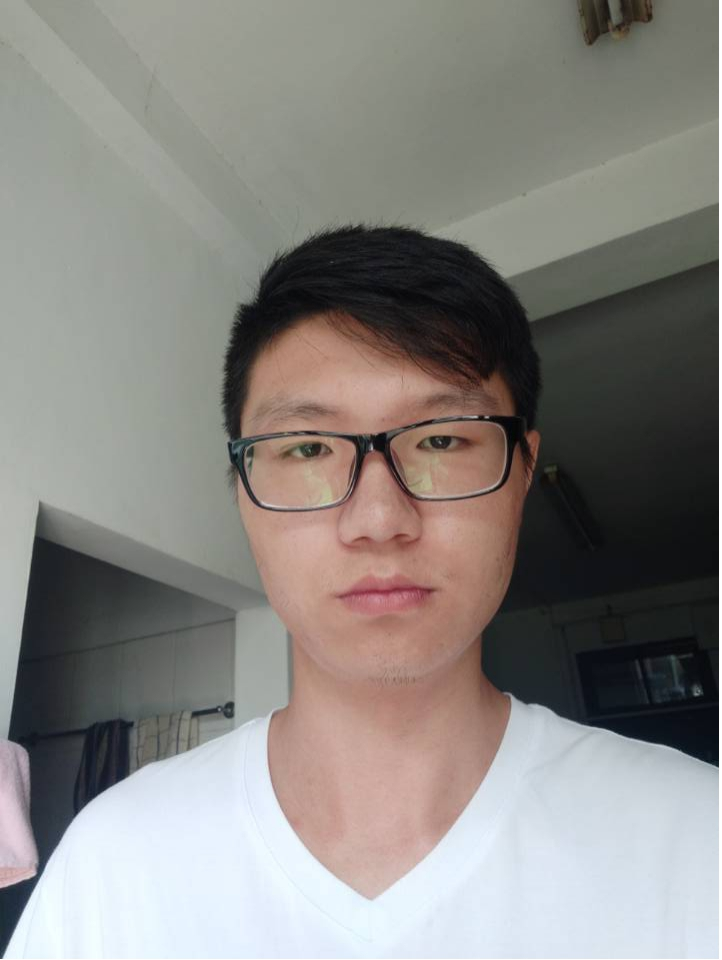
#> input picture 数字图像处理/实验3/p1.jpg, 722 x 960 px
$ python test.py
#> lines starting #> are read from the running program, lines starting #| are printed output that depends on the picture
import cv2
import numpy as np
from matplotlib import pyplot as plt

img = cv2.imread('p1.jpg',0)
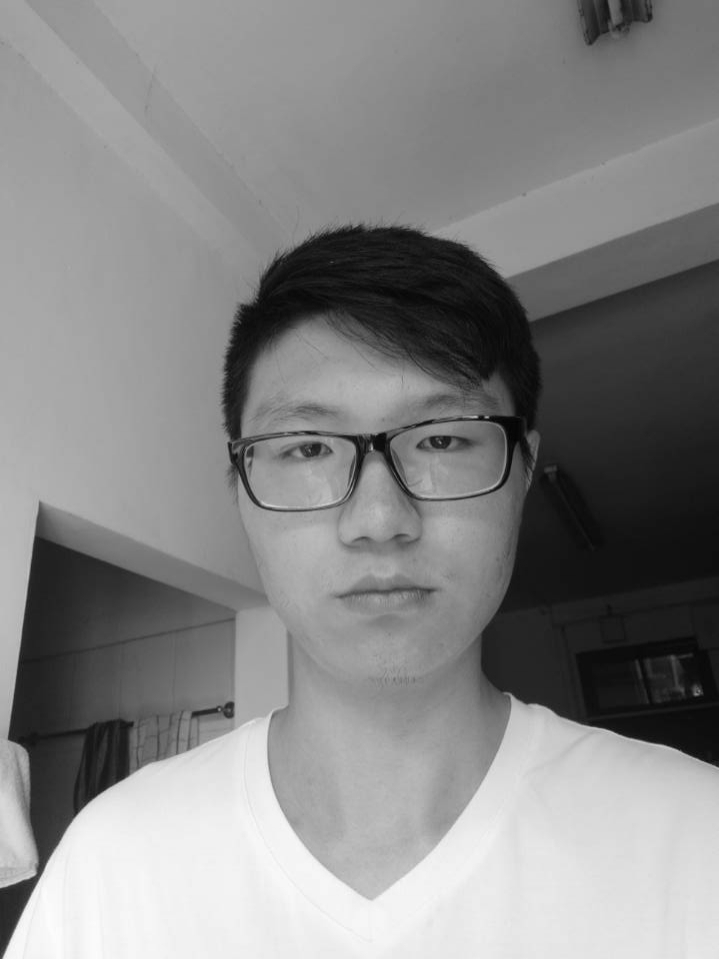
#> img: shape (960, 722); min 0, max 255, mean 134.1

sobel = np.array([[-1,0,1],[-2,0,2],[-1,0,1]])

roberts = np.array([[1,0],[0,-1]])

kernel1 = np.array([[-1, -1, -1],[-1, 8, -1],[-1, -1, -1]])

kernel2 = np.array([[2,0,2],[0,-8,0],[2,0,2]])

kernel3 = np.array([[1,3,1],[3,-16,3],[1,3,1]])


def img_filter(img,filter1,filter2,size):
#> called with filter1 = array of shape (3, 3), filter2 = array of shape (3, 3), size = 3
    L = len(img)
#> L = 960
    W = len(img[0])
#> W = 722
    img_after = img.copy()
    for i in range(1,L-1):
        for j in range(1,W-1):
            conv1 = np.multiply(img[i-1:i+size-1,j-1:j+size-1],filter1)
            conv2 = np.multiply(img[i-1:i+size-1,j-1:j+size-1],filter2)
            # print(sum(sum(conv)))
            SUM = max(sum(sum(conv1)),sum(sum(conv2)))
            if SUM<0:
                SUM = 0
            if SUM>255:
                SUM = 255
            img_after[i][j] = SUM
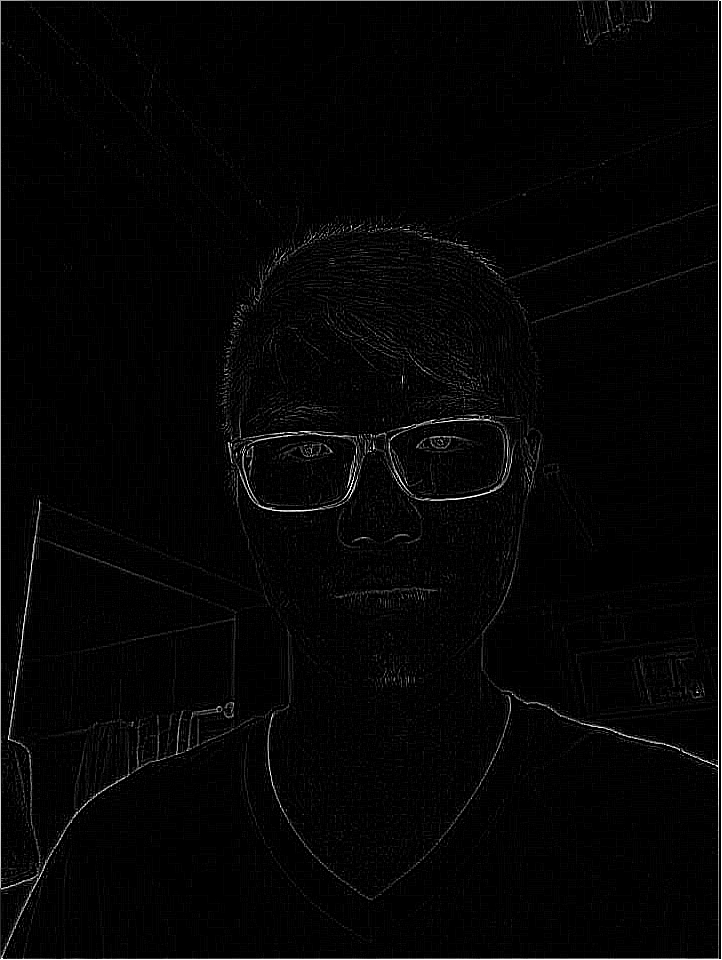
#> img_after: shape (960, 722); min 0, max 255, mean 5.2
    return img_after


# img_after1 = img_filter(img,sobel,sobel.T,3)
# img_after2 = img_filter(img,roberts,roberts.T,2)
img_after3 = img_filter(img,kernel2,kernel2.T,3)
cv2.imshow('before1',img)
# cv2.imshow('after1_sobel',img_after1)
# cv2.imshow('after1_roberts',img_after2)
cv2.imshow('after1_kernel',img_after3)
cv2.waitKey(0)


# [14 lines of commented-out code are left out]
